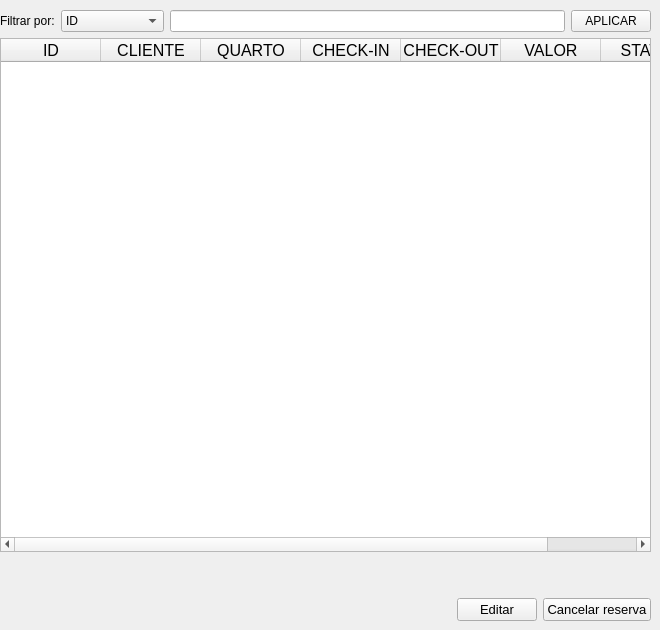
    <widget class="QWidget" name="page_21">
     <widget class="QWidget" name="verticalLayoutWidget_14">
      <property name="geometry">
       <rect>
        <x>0</x>
        <y>10</y>
        <width>651</width>
        <height>611</height>
       </rect>
      </property>
      <layout class="QVBoxLayout" name="verticalLayout_19">
       <item>
        <layout class="QHBoxLayout" name="horizontalLayout_50">
         <item>
          <widget class="QLabel" name="label_7">
           <property name="text">
            <string>Filtrar por:</string>
           </property>
          </widget>
         </item>
         <item>
          <widget class="QComboBox" name="comboBox_filtro_2">
           <item>
            <property name="text">
             <string>ID</string>
            </property>
           </item>
           <item>
            <property name="text">
             <string>CLIENTE</string>
            </property>
           </item>
           <item>
            <property name="text">
             <string>QUARTO</string>
            </property>
           </item>
           <item>
            <property name="text">
             <string>CHECK-IN</string>
            </property>
           </item>
           <item>
            <property name="text">
             <string>CHECK-OUT</string>
            </property>
           </item>
           <item>
            <property name="text">
             <string>VALOR</string>
            </property>
           </item>
           <item>
            <property name="text">
             <string>STATUS</string>
            </property>
           </item>
          </widget>
         </item>
         <item>
          <widget class="QLineEdit" name="lineEdit_busca"/>
         </item>
         <item>
          <widget class="QPushButton" name="botao_aplicar_filtro">
           <property name="text">
            <string>APLICAR</string>
           </property>
          </widget>
         </item>
        </layout>
       </item>
       <item>
        <widget class="QTableWidget" name="tabela_lista_reserva">
         <property name="font">
          <font>
           <family>MS Shell Dlg 2</family>
           <pointsize>12</pointsize>
           <weight>50</weight>
           <bold>false</bold>
          </font>
         </property>
         <property name="styleSheet">
          <string notr="true"/>
         </property>
         <column>
          <property name="text">
           <string>ID</string>
          </property>
         </column>
         <column>
          <property name="text">
           <string>CLIENTE</string>
          </property>
         </column>
         <column>
          <property name="text">
           <string>QUARTO</string>
          </property>
         </column>
         <column>
          <property name="text">
           <string>CHECK-IN</string>
          </property>
         </column>
         <column>
          <property name="text">
           <string>CHECK-OUT</string>
          </property>
         </column>
         <column>
          <property name="text">
           <string>VALOR</string>
          </property>
         </column>
         <column>
          <property name="text">
           <string>STATUS</string>
          </property>
         </column>
        </widget>
       </item>
       <item>
        <spacer name="verticalSpacer_20">
         <property name="orientation">
          <enum>Qt::Vertical</enum>
         </property>
         <property name="sizeType">
          <enum>QSizePolicy::Minimum</enum>
         </property>
         <property name="sizeHint" stdset="0">
          <size>
           <width>20</width>
           <height>40</height>
          </size>
         </property>
        </spacer>
       </item>
       <item>
        <layout class="QHBoxLayout" name="horizontalLayout_28">
         <item>
          <spacer name="horizontalSpacer_19">
           <property name="orientation">
            <enum>Qt::Horizontal</enum>
           </property>
           <property name="sizeHint" stdset="0">
            <size>
             <width>40</width>
             <height>20</height>
            </size>
           </property>
          </spacer>
         </item>
         <item>
          <widget class="QPushButton" name="editButton_2">
           <property name="font">
            <font>
             <family>MS Shell Dlg 2</family>
             <pointsize>10</pointsize>
             <weight>50</weight>
             <italic>false</italic>
             <bold>false</bold>
            </font>
           </property>
           <property name="text">
            <string>Editar</string>
           </property>
          </widget>
         </item>
         <item>
          <widget class="QPushButton" name="btn_cancel">
           <property name="font">
            <font>
             <family>MS Shell Dlg 2</family>
             <pointsize>10</pointsize>
             <weight>50</weight>
             <italic>false</italic>
             <bold>false</bold>
            </font>
           </property>
           <property name="text">
            <string>Cancelar reserva</string>
           </property>
          </widget>
         </item>
        </layout>
       </item>
      </layout>
     </widget>
    </widget>
